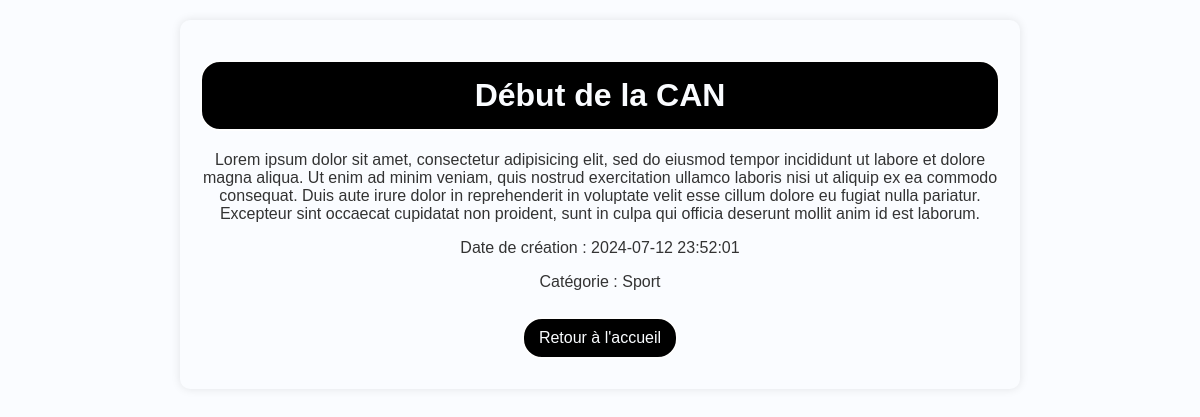
Page /index.php?action=detail&id=3 on the committed database.
### tables this page shows
CREATE TABLE Article(
	id int primary key auto_increment,
	titre varchar(255),
	contenu text,
	dateCreation datetime DEFAULT NOW(),
	dateModification datetime DEFAULT NOW(),
	categorie int
);

CREATE TABLE Categorie(
	id int primary key auto_increment,
	libelle varchar(20)
);

### models/Article.php (called while the page is built, shortened)
<?php
class Article {
    public static function getArticleById($id) {
        $pdo = Database::getInstance();
        $query = "SELECT Article.*, Categorie.libelle as categorieLibelle FROM Article
                  JOIN Categorie ON Article.categorie = Categorie.id
                  WHERE Article.id = :id";
        $stmt = $pdo->prepare($query);
        $stmt->bindParam(':id', $id);
        $stmt->execute();
        return $stmt->fetch(PDO::FETCH_ASSOC);
    }
}
?>

### views/detail.php (the view, shortened to what this page needs)
<!DOCTYPE html>
<html lang="fr">
<head>
    <link rel="stylesheet" href="index.css">
</head>
<body>
    <div class="conteneur">
        <h1><?= htmlspecialchars($article['titre']) ?></h1>
        <p><?= nl2br(htmlspecialchars($article['contenu'])) ?></p>
        <p>Date de création : <?= htmlspecialchars($article['dateCreation']) ?></p>
        <p>Catégorie : <?= htmlspecialchars($article['categorieLibelle']) ?></p>
        <a href="index.php" class="bouton-categorie">Retour à l'accueil</a>
    </div>
</body>
</html>

### index.css (style rules this page uses)
:root { --primary-color: #000000; --secondary-color: #f1a31b; --hover-color: #0056b3; --text-color: #fafcff; --border-color: #fefefe; --background-color: #fafcff; }
body { color: #333; background-color: var(--background-color); font-family: Arial, sans-serif; margin: 0; padding: 0; }
.conteneur { text-align: center; padding: 20px; border-radius: 10px; box-shadow: 0 0 10px rgba(0, 0, 0, 0.1); margin: 20px auto; max-width: 800px; background-color: var(--background-color); }
h1 { color: var(--text-color); border: 2px solid var(--border-color); padding: 15px; border-radius: 20px; background-color: var(--primary-color); margin: 20px 0; }
.bouton-categorie, a { display: inline-block; margin: 10px; padding: 10px 15px; color: var(--text-color); border: 2px solid var(--border-color); border-radius: 20px; background-color: var(--primary-color); text-decoration: none; cursor: pointer; transition: background-color 0.3s ease, color 0.3s ease; }

### rows in the picture
article: titre "Début de la CAN", contenu "Lorem ipsum dolor sit amet, consectetur adipisicing elit, sed do eiusmod tempor incididunt ut labore et dolore magna aliqua. Ut enim ad minim veniam, quis nostrud exercitation ullamco laboris nisi ut aliquip ex ea commodo consequat. Duis aute irure dolor in reprehenderit in voluptate velit esse cillum dolore eu fugiat nulla pariatur. Excepteur sint occaecat cupidatat non proident, sunt in culpa qui officia deserunt mollit anim id est laborum.", dateCreation "2024-07-12 23:52:01", categorie.libelle "Sport"
